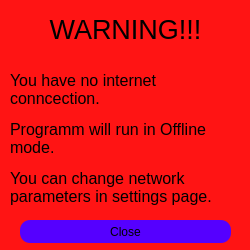
   <widget class="QGroupBox" name="LoadingBox">
    <property name="geometry">
     <rect>
      <x>-500</x>
      <y>100</y>
      <width>250</width>
      <height>250</height>
     </rect>
    </property>
    <property name="styleSheet">
     <string notr="true">border-radius: 10; </string>
    </property>
    <property name="title">
     <string/>
    </property>
    <widget class="QLabel" name="LoadingLabel">
     <property name="geometry">
      <rect>
       <x>0</x>
       <y>0</y>
       <width>250</width>
       <height>250</height>
      </rect>
     </property>
     <property name="autoFillBackground">
      <bool>false</bool>
     </property>
     <property name="styleSheet">
      <string notr="true">background-color: rgb(115, 0, 172);
border-radius: 10; </string>
     </property>
     <property name="text">
      <string/>
     </property>
    </widget>
    <widget class="QLabel" name="LoadingAnimationLabel">
     <property name="geometry">
      <rect>
       <x>50</x>
       <y>49</y>
       <width>151</width>
       <height>151</height>
      </rect>
     </property>
     <property name="styleSheet">
      <string notr="true">border-radius: 10; 
font-weight: 600; 
color: #ffffff;
text-align: center;</string>
     </property>
     <property name="text">
      <string/>
     </property>
     <property name="wordWrap">
      <bool>true</bool>
     </property>
    </widget>
    <widget class="QGroupBox" name="WarningMsg">
     <property name="geometry">
      <rect>
       <x>-10</x>
       <y>-10</y>
       <width>271</width>
       <height>271</height>
      </rect>
     </property>
     <property name="styleSheet">
      <string notr="true">background-color: rgb(255, 20, 20);
border-radius: 10; </string>
     </property>
     <property name="title">
      <string/>
     </property>
     <property name="flat">
      <bool>false</bool>
     </property>
     <widget class="QLabel" name="WarningLabel">
      <property name="geometry">
       <rect>
        <x>20</x>
        <y>20</y>
        <width>231</width>
        <height>201</height>
       </rect>
      </property>
      <property name="styleSheet">
       <string notr="true">border-radius: 10;</string>
      </property>
      <property name="text">
       <string>&lt;html&gt;&lt;head/&gt;&lt;body&gt;&lt;p align=&quot;center&quot;&gt;&lt;span style=&quot; font-size:20pt;&quot;&gt;WARNING!!!&lt;/span&gt;&lt;br/&gt;&lt;/p&gt;&lt;p&gt;&lt;span style=&quot; font-size:12pt;&quot;&gt;You have no internet conncection.&lt;/span&gt;&lt;/p&gt;&lt;p&gt;&lt;span style=&quot; font-size:12pt;&quot;&gt;Programm will run in Offline mode.&lt;/span&gt;&lt;/p&gt;&lt;p&gt;&lt;span style=&quot; font-size:12pt;&quot;&gt;You can change network parameters in settings page.&lt;/span&gt;&lt;/p&gt;&lt;/body&gt;&lt;/html&gt;</string>
      </property>
      <property name="wordWrap">
       <bool>true</bool>
      </property>
     </widget>
     <widget class="QPushButton" name="CloseMsgButton">
      <property name="geometry">
       <rect>
        <x>30</x>
        <y>230</y>
        <width>211</width>
        <height>23</height>
       </rect>
      </property>
      <property name="sizePolicy">
       <sizepolicy hsizetype="Preferred" vsizetype="Preferred">
        <horstretch>0</horstretch>
        <verstretch>0</verstretch>
       </sizepolicy>
      </property>
      <property name="styleSheet">
       <string notr="true">background-color: rgb(85, 0, 255);
border-radius: 10; 

</string>
      </property>
      <property name="text">
       <string>Close</string>
      </property>
     </widget>
    </widget>
   </widget>
